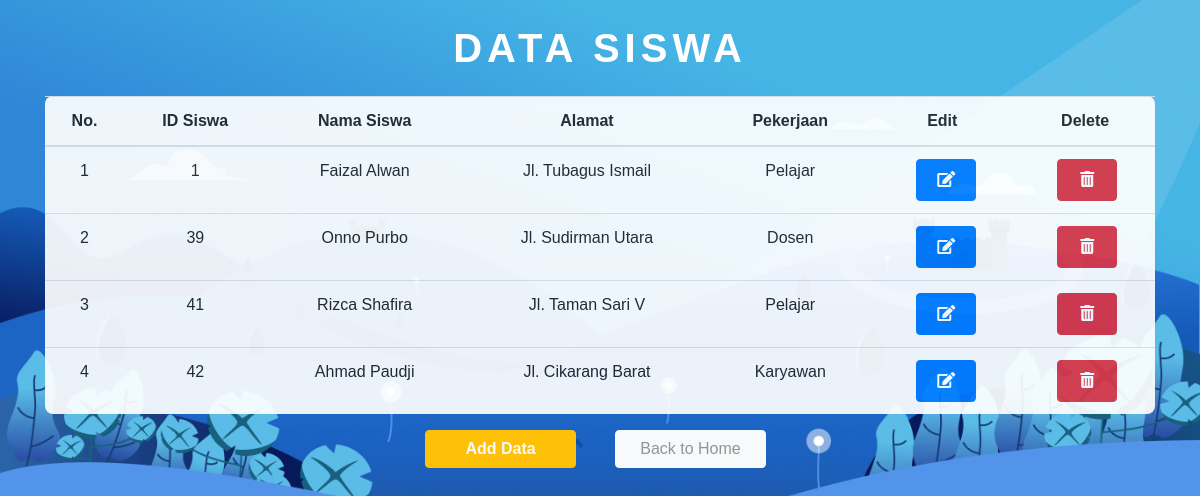
Screenshot of /datasiswa/insertsiswa.php with the database file from the repository.
### tables this page shows
CREATE TABLE `tbsiswa` (
  `id_siswa` int(10) NOT NULL,
  `nama_siswa` varchar(35) NOT NULL,
  `alamat` varchar(100) NOT NULL,
  `pekerjaan` varchar(9) NOT NULL
);

### datasiswa/insertsiswa.php (called while the page is built, shortened)
<?php
		include "../../kursus/config/koneksi.php";
		include "viewsiswa.php";
	?>

### datasiswa/viewsiswa.php (the view, shortened to what this page needs)
<!DOCTYPE html>
<html lang="en">
<head>
    <link rel="stylesheet" type="text/css" href="../../kursus/libraries/css/bootstrap.css">
    <link rel="stylesheet" type="text/css" href="../../kursus/libraries/css/animate.css">
    <link rel="stylesheet" type="text/css" href="all.css">
</head>
<body>
<div class="container">
    <div class="text-center mt-4 animated fadeInDown" style="background-size: 1px" >
           <h1>DATA SISWA</h1>
    </div>
    <table class="table table-hover table-color mt-4 text-center animated zoomIn" id="table_id">
        <thead>
            <tr>
            <th scope="col">No.</th>
            <th scope="col">ID Siswa</th>
            <th scope="col">Nama Siswa</th>
            <th scope="col">Alamat</th>
            <th scope="col">Pekerjaan</th>
            <th scope="col">Edit</th>
            <th scope="col">Delete</th>
            </tr>
        </thead>
        <tbody>
            <?php
                include "../../kursus/config/koneksi.php";
                $no = 1;
                $datasiswa=mysqli_query($koneksi, "SELECT * FROM tbsiswa") or die (mysqli_error());
                while($ds=mysqli_fetch_array($datasiswa)){
                ?>
                    <tr>
                        <td><?= $no++ ?></td>
                        <td><?= $ds['id_siswa'] ?></td>
                        <td><?= $ds['nama_siswa'] ?></td>
                        <td><?= $ds['alamat'] ?></td>
                        <td><?= $ds['pekerjaan'] ?></td>
                        <td>
                            <a href="editsiswa.php?id=<?= $ds['id_siswa'];?>" class="btn btn-primary px-3 py-2 ml-2" style="width: 60px" >
                                <i class="fas fa-edit"></i>
                            </a>
                        </td>
                        <td>
                            <a href="deletesiswa.php?id=<?= $ds['id_siswa'];?>" class="btn btn-danger px-3 py-2 ml-1" style="width:60px"  >
                                <i class="fas fa-trash-alt"></i>
                            </a>
                        </td>
                    </tr>
                <?php } ?>
        </tbody>
    </table>
    <div class="row justify-content-center">
        <div class="col-2">
            <a href="formsiswa.php" class="btn btn-warning text-light text-center animated fadeInUp" >
                <p style="font-weight:bold; width:125px;" class="m-0" >Add Data</p>
            </a>
        </div>
        <div class="col-2 ">
            <a href="../../kursus/index.php" class="btn btn-light text-center animated fadeInUp mb-3">
                <p style="width:125px; color:#949494;" class="m-0" >Back to Home</p>
            </a>
        </div>
    </div>
    </div>
</body>
</html>

### datasiswa/all.css (style rules this page uses)
.fa, .fas, .far, .fal, .fad, .fab { -moz-osx-font-smoothing: grayscale; -webkit-font-smoothing: antialiased; display: inline-block; font-style: normal; font-variant: normal; text-rendering: auto; line-height: 1; }
.fa-edit:before { content: "\f044"; }
.fa-trash-alt:before { content: "\f2ed"; }
.fa, .fas { font-family: 'Font Awesome 5 Free'; font-weight: 900; }

### datasiswa/viewsiswa.php (style rules this page uses)
body { font-family : 'Poppins', sans-serif; background-image : url("../../kursus/assets/background.jpg"); background-size : cover; }
.table-color { background-color : white; border-radius : 8px; opacity : 0.92; }
h1 { font-weight : bold; font-size : 40px; color : white; letter-spacing:5px; }

### rows the page displays
tbsiswa: id_siswa "1", nama_siswa "Faizal Alwan", alamat "Jl. Tubagus Ismail", pekerjaan "Pelajar"
tbsiswa: id_siswa "39", nama_siswa "Onno Purbo", alamat "Jl. Sudirman Utara", pekerjaan "Dosen"
tbsiswa: id_siswa "41", nama_siswa "Rizca Shafira", alamat "Jl. Taman Sari V", pekerjaan "Pelajar"
tbsiswa: id_siswa "42", nama_siswa "Ahmad Paudji", alamat "Jl. Cikarang Barat", pekerjaan "Karyawan"
